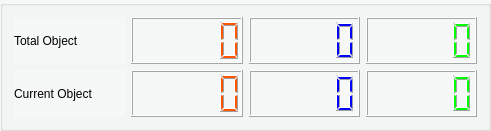
   <widget class="QGroupBox" name="groupBox_5">
    <property name="geometry">
     <rect>
      <x>360</x>
      <y>400</y>
      <width>491</width>
      <height>131</height>
     </rect>
    </property>
    <property name="styleSheet">
     <string notr="true">background-color: rgb(246, 247, 247);</string>
    </property>
    <property name="title">
     <string/>
    </property>
    <layout class="QGridLayout" name="gridLayout_13">
     <item row="0" column="0">
      <layout class="QGridLayout" name="gridLayout_12">
       <item row="0" column="2">
        <widget class="QLCDNumber" name="lcd_object1">
         <property name="minimumSize">
          <size>
           <width>60</width>
           <height>0</height>
          </size>
         </property>
         <property name="maximumSize">
          <size>
           <width>156</width>
           <height>16777215</height>
          </size>
         </property>
         <property name="styleSheet">
          <string notr="true">color: rgb(255, 85, 0);</string>
         </property>
         <property name="frameShape">
          <enum>QFrame::Box</enum>
         </property>
         <property name="smallDecimalPoint">
          <bool>false</bool>
         </property>
        </widget>
       </item>
       <item row="0" column="7">
        <widget class="QLCDNumber" name="lcd_object3">
         <property name="minimumSize">
          <size>
           <width>60</width>
           <height>0</height>
          </size>
         </property>
         <property name="maximumSize">
          <size>
           <width>156</width>
           <height>16777215</height>
          </size>
         </property>
         <property name="styleSheet">
          <string notr="true">color: rgb(0, 255, 0);</string>
         </property>
        </widget>
       </item>
       <item row="0" column="5">
        <widget class="QLCDNumber" name="lcd_object2">
         <property name="minimumSize">
          <size>
           <width>60</width>
           <height>0</height>
          </size>
         </property>
         <property name="maximumSize">
          <size>
           <width>157</width>
           <height>16777215</height>
          </size>
         </property>
         <property name="styleSheet">
          <string notr="true">color: rgb(0, 0, 255);</string>
         </property>
        </widget>
       </item>
       <item row="1" column="2">
        <widget class="QLCDNumber" name="lcd_curr_object1">
         <property name="minimumSize">
          <size>
           <width>60</width>
           <height>0</height>
          </size>
         </property>
         <property name="maximumSize">
          <size>
           <width>156</width>
           <height>16777215</height>
          </size>
         </property>
         <property name="styleSheet">
          <string notr="true">color: rgb(255, 85, 0);</string>
         </property>
         <property name="frameShape">
          <enum>QFrame::Box</enum>
         </property>
         <property name="smallDecimalPoint">
          <bool>false</bool>
         </property>
        </widget>
       </item>
       <item row="1" column="5">
        <widget class="QLCDNumber" name="lcd_curr_object2">
         <property name="minimumSize">
          <size>
           <width>60</width>
           <height>0</height>
          </size>
         </property>
         <property name="maximumSize">
          <size>
           <width>157</width>
           <height>16777215</height>
          </size>
         </property>
         <property name="styleSheet">
          <string notr="true">color: rgb(0, 0, 255);</string>
         </property>
        </widget>
       </item>
       <item row="1" column="7">
        <widget class="QLCDNumber" name="lcd_curr_object3">
         <property name="minimumSize">
          <size>
           <width>60</width>
           <height>0</height>
          </size>
         </property>
         <property name="maximumSize">
          <size>
           <width>156</width>
           <height>16777215</height>
          </size>
         </property>
         <property name="styleSheet">
          <string notr="true">color: rgb(0, 255, 0);</string>
         </property>
        </widget>
       </item>
       <item row="0" column="0">
        <widget class="QLabel" name="label_24">
         <property name="text">
          <string>Total Object</string>
         </property>
        </widget>
       </item>
       <item row="1" column="0">
        <widget class="QLabel" name="label_25">
         <property name="text">
          <string>Current Object</string>
         </property>
        </widget>
       </item>
      </layout>
     </item>
    </layout>
   </widget>
